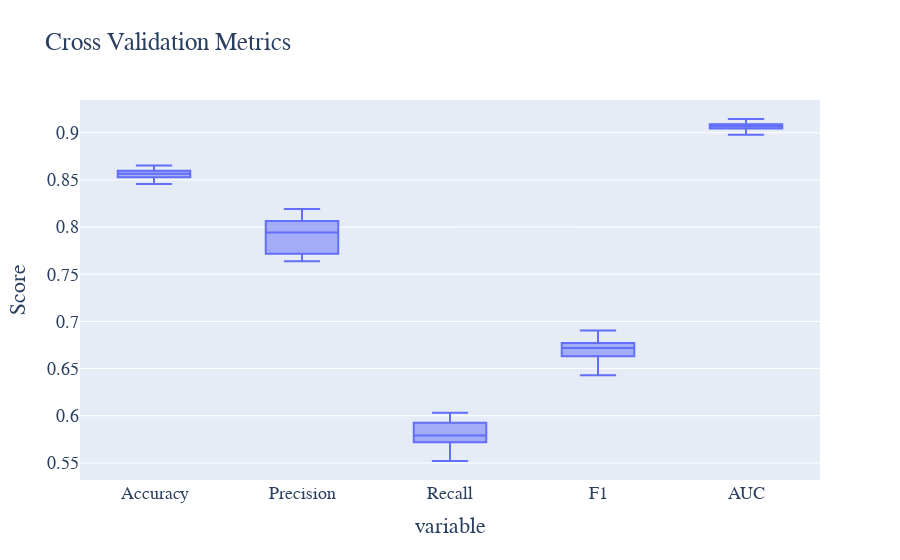

The notebook cell this image was saved under:
### Code cell
# 执行交叉验证
cv_results = cross_validate(lr_model, X_train, y_train, cv=10, scoring=['accuracy', 'precision', 'recall', 'f1', 'roc_auc'])

# 提取交叉验证结果
cv_accuracy = cv_results['test_accuracy']
cv_precision = cv_results['test_precision']
cv_recall = cv_results['test_recall']
cv_f1 = cv_results['test_f1']
cv_roc = cv_results['test_roc_auc']

# 绘制交叉验证结果的箱线图
cv_metrics_data = pd.DataFrame({
    'Accuracy': cv_accuracy,
    'Precision': cv_precision,
    'Recall': cv_recall,
    'F1': cv_f1,
    'AUC': cv_roc
})

# 绘制交叉验证结果的箱线图
fig = px.box(cv_metrics_data, title='Cross Validation Metrics')
fig.update_layout(
    yaxis_title='Score', showlegend=False,
    font=dict(family='Times New Roman', size=18)
)
fig.write_html('Image/4_6_3_3.html')
fig.show()

### Figure 1 — Plotly figure (JSON) as saved in the notebook; plotly's stock layout.template omitted (floating-point values rounded to 4 significant figures)
{"data": [{"alignmentgroup": "True", "hovertemplate": "variable=%{x}<br>value=%{y}<extra></extra>", "legendgroup": "", "marker": {"color": "#636efa"}, "name": "", "notched": false, "offsetgroup": "", "orientation": "v", "showlegend": false, "type": "box", "x": ["Accuracy", "Accuracy", "Accuracy", "Accuracy", "Accuracy", "Accuracy", "Accuracy", "Accuracy", "Accuracy", "Accuracy", "Precision", "Precision", "Precision", "Precision", "Precision", "Precision", "Precision", "Precision", "Precision", "Precision", "Recall", "Recall", "Recall", "Recall", "Recall", "Recall", "Recall", "Recall", "Recall", "Recall", "F1", "F1", "F1", "F1", "F1", "F1", "F1", "F1", "F1", "F1", "AUC", "AUC", "AUC", "AUC", "AUC", "AUC", "AUC", "AUC", "AUC", "AUC"], "x0": " ", "xaxis": "x", "y": [0.8528, 0.8474, 0.8578, 0.8457, 0.8584, 0.8604, 0.8537, 0.8651, 0.8598, 0.8551, 0.7826, 0.7639, 0.8064, 0.7695, 0.8004, 0.8018, 0.7879, 0.819, 0.8066, 0.7717, 0.5752, 0.5693, 0.572, 0.552, 0.5827, 0.5925, 0.5739, 0.5965, 0.5832, 0.6032, 0.6631, 0.6524, 0.6693, 0.6429, 0.6744, 0.6815, 0.6641, 0.6903, 0.677, 0.6771, 0.9043, 0.898, 0.909, 0.9045, 0.9045, 0.9145, 0.9058, 0.9079, 0.9101, 0.9083], "y0": " ", "yaxis": "y"}], "layout": {"boxmode": "group", "font": {"family": "Times New Roman", "size": 18}, "legend": {"tracegroupgap": 0}, "showlegend": false, "title": {"text": "Cross Validation Metrics"}, "xaxis": {"anchor": "y", "domain": [0, 1], "title": {"text": "variable"}}, "yaxis": {"anchor": "x", "domain": [0, 1], "title": {"text": "Score"}}}}
